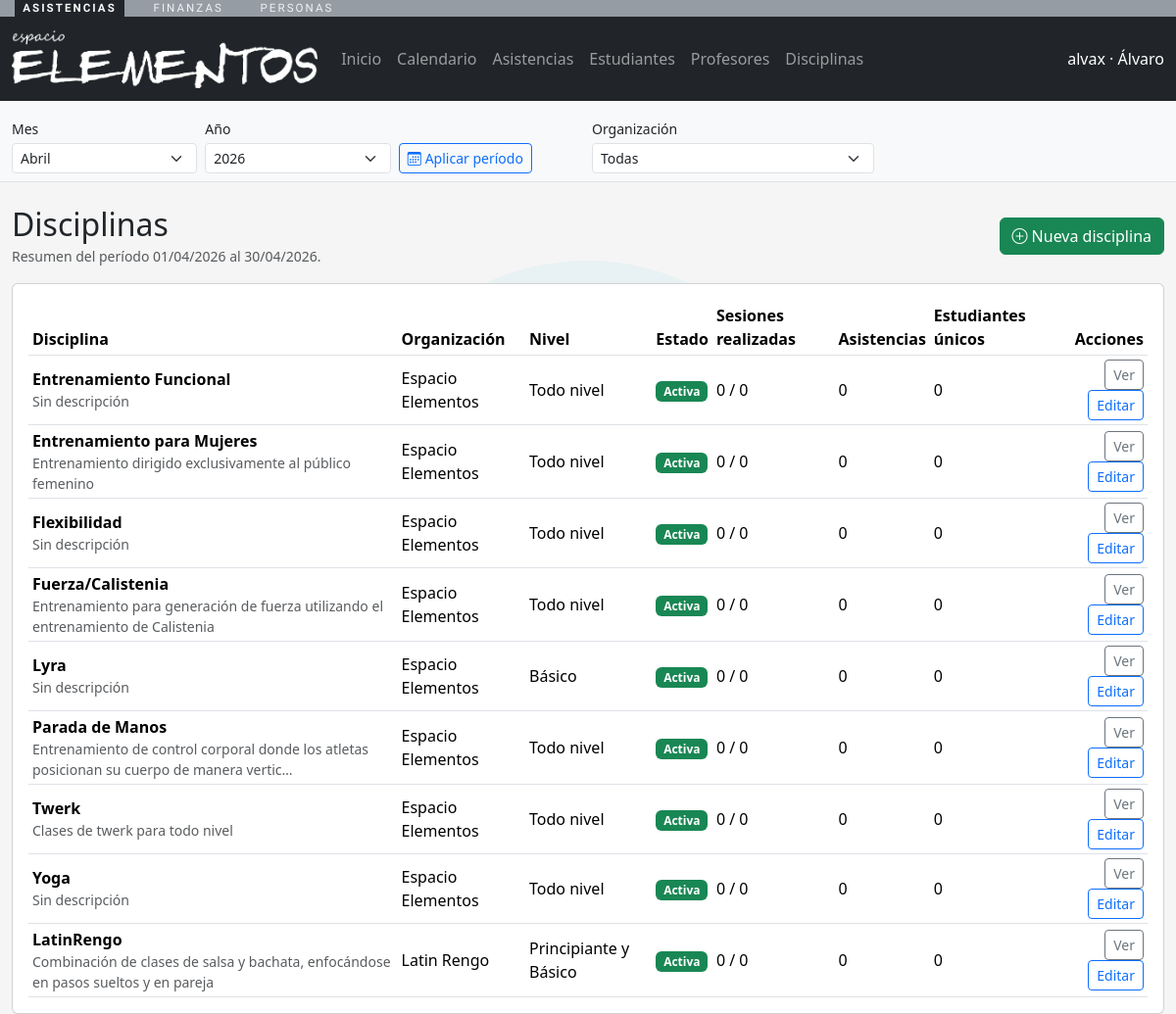
/asistencias/disciplinas/ (signed in), run on the app's committed database.
### personas/models.py (models this page shows, shortened)
class Persona(models.Model):
    nombres = models.CharField(max_length=150)
    apellidos = models.CharField(max_length=150)
    email = models.EmailField(unique=True, null=True, blank=True)
    telefono = models.CharField(max_length=50, blank=True)
    identificador = models.CharField(max_length=50, blank=True)
    fecha_nacimiento = models.DateField(null=True, blank=True)
    activo = models.BooleanField(default=True)
    user = models.OneToOneField(
        settings.AUTH_USER_MODEL,
        on_delete=models.CASCADE,
        null=True,
        blank=True,
        related_name="persona",
    )
    creado_en = models.DateTimeField(auto_now_add=True)
    actualizado_en = models.DateTimeField(auto_now=True)
    class Meta:
        verbose_name = "Persona"
        verbose_name_plural = "Personas"
        ordering = ["apellidos", "nombres"]
        db_table = "cuentas_persona"

class Organizacion(models.Model):
    nombre = models.CharField(max_length=255)
    razon_social = models.CharField(max_length=255, blank=True)
    rut = models.CharField(max_length=20, unique=True)
    es_exenta_iva = models.BooleanField(
        default=False,
        help_text="Marcar si la organizacion aplica exencion de IVA (Ley 21.622).",
    )
    email_contacto = models.EmailField(blank=True)
    telefono_contacto = models.CharField(max_length=50, blank=True)
    sitio_web = models.URLField(blank=True)
    direccion = models.CharField(max_length=255, blank=True)
    creada_en = models.DateTimeField(auto_now_add=True)
    actualizada_en = models.DateTimeField(auto_now=True)
    class Meta:
        verbose_name = "Organizacion"
        verbose_name_plural = "Organizaciones"
        ordering = ["nombre"]
        db_table = "organizaciones_organizacion"

### asistencias/models.py (models this page shows, shortened)
class Disciplina(models.Model):
    organizacion = models.ForeignKey(
        "personas.Organizacion",
        on_delete=models.CASCADE,
        related_name="disciplinas",
    )
    nombre = models.CharField(max_length=150)
    descripcion = models.TextField(blank=True)
    nivel = models.CharField(max_length=100, blank=True)
    activa = models.BooleanField(default=True)
    creada_en = models.DateTimeField(auto_now_add=True)
    class Meta:
        verbose_name = "Disciplina"
        verbose_name_plural = "Disciplinas"
        unique_together = ("organizacion", "nombre", "nivel")
        ordering = ["nombre"]
        db_table = "academia_disciplina"

### asistencias/views.py (the view)
# urls.py: path("disciplinas/", views.disciplinas_list, name="disciplinas_list"),
@role_required(ROLE_ADMIN)
def disciplinas_list(request):
    context = _nav_context(request)
    inicio_mes, fin_mes = _periodo(request)
    organizacion = _organizacion_desde_request(request)
    disciplinas_qs = Disciplina.objects.select_related("organizacion")
    if organizacion:
        disciplinas_qs = disciplinas_qs.filter(organizacion=organizacion)
    disciplinas = disciplinas_qs.annotate(
        sesiones_periodo=Count(
            "sesiones",
            filter=Q(sesiones__fecha__gte=inicio_mes, sesiones__fecha__lte=fin_mes),
            distinct=True,
        ),
        sesiones_realizadas=Count(
            "sesiones",
            filter=Q(
                sesiones__fecha__gte=inicio_mes,
                sesiones__fecha__lte=fin_mes,
                sesiones__estado=SesionClase.Estado.COMPLETADA,
            ),
            distinct=True,
        ),
        asistencias_periodo=Count(
            "sesiones__asistencias",
            filter=Q(sesiones__fecha__gte=inicio_mes, sesiones__fecha__lte=fin_mes),
            distinct=True,
        ),
        estudiantes_unicos=Count(
            "sesiones__asistencias__persona",
            filter=Q(sesiones__fecha__gte=inicio_mes, sesiones__fecha__lte=fin_mes),
            distinct=True,
        ),
    ).order_by("organizacion__nombre", "nombre", "nivel")
    context.update(
        {
            "disciplinas": disciplinas,
            "inicio_mes": inicio_mes,
            "fin_mes": fin_mes,
            "organizacion_seleccionada": organizacion,
        }
    )
    return render(request, "asistencias/disciplinas_list.html", context)

### asistencias/utils.py (called while the page is built, shortened)
def usuario_tiene_roles(user, roles: list[str]) -> bool:
    if not roles:
        return True
    if user.is_superuser:
        return True

### asistencias/views.py (called while the page is built)
def _nav_context(request):
    persona = getattr(request.user, "persona", None)
    roles = []
    if persona:
        roles = list(persona.roles.filter(activo=True).values_list("rol__codigo", flat=True))
    return {"persona": persona, "roles_usuario": roles}

def _periodo(request):
    hoy = timezone.localdate()
    try:
        anio = int(request.GET.get("periodo_anio", hoy.year))
    except (TypeError, ValueError):
        anio = hoy.year
    try:
        mes = int(request.GET.get("periodo_mes", hoy.month))
    except (TypeError, ValueError):
        mes = hoy.month
    if mes < 1 or mes > 12:
        mes = hoy.month
    if anio < 2000 or anio > 2100:
        anio = hoy.year
    inicio = hoy.replace(year=anio, month=mes, day=1)
    fin = (inicio.replace(day=28) + timedelta(days=4)).replace(day=1) - timedelta(days=1)
    return inicio, fin

def _organizacion_desde_request(request):
    org_id = request.GET.get("organizacion")
    if not org_id:
        return None
    return Organizacion.objects.filter(pk=org_id).first()

### asistencias/templates/asistencias/disciplinas_list.html (shortened to what this page needs)
{% extends "asistencias/base_app.html" %}
{% block content %}
<div class="mt-4">
  <div class="d-flex justify-content-between align-items-center mb-3">
    <div>
      <h2 class="mb-0">Disciplinas</h2>
      <small class="text-muted">
        Resumen del período {{ inicio_mes|date:"d/m/Y" }} al {{ fin_mes|date:"d/m/Y" }}.
      </small>
    </div>
    <a
      class="btn btn-success"
      href="{% url 'asistencias:disciplina_create' %}{% if request.GET.urlencode %}?{{ request.GET.urlencode }}{% endif %}"
    >
      <i class="bi bi-plus-circle"></i><span class="ms-1">Nueva disciplina</span>
    </a>
  </div>
  <div class="card">
    <div class="card-body table-responsive">
      <table class="table table-sm align-middle mb-0">
        <thead>
          <tr>
            <th>Disciplina</th>
            <th>Organización</th>
            <th>Nivel</th>
            <th>Estado</th>
            <th>Sesiones realizadas</th>
            <th>Asistencias</th>
            <th>Estudiantes únicos</th>
            <th class="text-end">Acciones</th>
          </tr>
        </thead>
        <tbody>
          {% for disciplina in disciplinas %}
          <tr>
            <td>
              <div class="fw-semibold">{{ disciplina.nombre }}</div>
              <div class="small text-muted">{{ disciplina.descripcion|default:"Sin descripción"|truncatechars:90 }}</div>
            </td>
            <td>{{ disciplina.organizacion.nombre }}</td>
            <td>{{ disciplina.nivel|default:"-" }}</td>
            <td>
              {% if disciplina.activa %}
                <span class="badge text-bg-success">Activa</span>
              {% else %}
                <span class="badge text-bg-secondary">Inactiva</span>
              {% endif %}
            </td>
            <td>{{ disciplina.sesiones_realizadas }} / {{ disciplina.sesiones_periodo }}</td>
            <td>{{ disciplina.asistencias_periodo }}</td>
            <td>{{ disciplina.estudiantes_unicos }}</td>
            <td class="text-end">
              <a
                class="btn btn-sm btn-outline-secondary"
                href="{% url 'asistencias:disciplina_detail' disciplina.pk %}{% if request.GET.urlencode %}?{{ request.GET.urlencode }}{% endif %}"
              >
                Ver
              </a>
              <a
                class="btn btn-sm btn-outline-primary"
                href="{% url 'asistencias:disciplina_edit' disciplina.pk %}{% if request.GET.urlencode %}?{{ request.GET.urlencode }}{% endif %}"
              >
                Editar
              </a>
            </td>
          </tr>
          {% empty %}
          <tr>
            <td colspan="8" class="text-center text-muted py-4">
              No hay disciplinas para los filtros seleccionados.
            </td>
          </tr>
          {% endfor %}
        </tbody>
      </table>
    </div>
  </div>
</div>
{% endblock %}

### asistencias/templates/asistencias/base_app.html (shortened to what this page needs)
{% load static %}
<!DOCTYPE html>
<html lang="es">
  <head>
    <link href="https://cdn.jsdelivr.net/npm/bootstrap@5.3.3/dist/css/bootstrap.min.css" rel="stylesheet">
    <link href="https://cdn.jsdelivr.net/npm/bootstrap-icons@1.11.3/font/bootstrap-icons.css" rel="stylesheet">
  </head>
  <body>
    {% if request.user.is_authenticated and not hide_nav %}
    {% include "shared/barra_apps.html" %}
    <nav class="navbar navbar-expand-lg navbar-dark bg-dark">
      <div class="container-fluid">
        <a class="navbar-brand" href="{% url 'asistencias:dashboard' %}?periodo_mes={{ periodo_mes }}&periodo_anio={{ periodo_anio }}{% if organizacion_id %}&organizacion={{ organizacion_id }}{% endif %}">
          <img src="{% static 'img/logotipo-blanco.png' %}" alt="App Elemental" style="height: 60px;">
        </a>
        <div class="collapse navbar-collapse" id="navbarNav">
          <ul class="navbar-nav me-auto">
            <li class="nav-item"><a class="nav-link" href="{% url 'asistencias:dashboard' %}?periodo_mes={{ periodo_mes }}&periodo_anio={{ periodo_anio }}">Inicio</a></li>
            <li class="nav-item"><a class="nav-link" href="{% url 'asistencias:sesiones_list' %}?periodo_mes={{ periodo_mes }}&periodo_anio={{ periodo_anio }}{% if organizacion_id %}&organizacion={{ organizacion_id }}{% endif %}">Calendario</a></li>
            <li class="nav-item"><a class="nav-link" href="{% url 'asistencias:asistencias_list' %}?periodo_mes={{ periodo_mes }}&periodo_anio={{ periodo_anio }}{% if organizacion_id %}&organizacion={{ organizacion_id }}{% endif %}">Asistencias</a></li>
            <li class="nav-item"><a class="nav-link" href="{% url 'asistencias:estudiantes_list' %}?periodo_mes={{ periodo_mes }}&periodo_anio={{ periodo_anio }}{% if organizacion_id %}&organizacion={{ organizacion_id }}{% endif %}">Estudiantes</a></li>
            <li class="nav-item"><a class="nav-link" href="{% url 'asistencias:profesores_list' %}?periodo_mes={{ periodo_mes }}&periodo_anio={{ periodo_anio }}{% if organizacion_id %}&organizacion={{ organizacion_id }}{% endif %}">Profesores</a></li>
            <li class="nav-item"><a class="nav-link" href="{% url 'asistencias:disciplinas_list' %}?periodo_mes={{ periodo_mes }}&periodo_anio={{ periodo_anio }}{% if organizacion_id %}&organizacion={{ organizacion_id }}{% endif %}">Disciplinas</a></li>
          </ul>
          <span class="navbar-text text-white">
            {{ request.user.get_username }}{% if persona %} · {{ persona.nombres }}{% endif %}
          </span>
        </div>
      </div>
    </nav>
    {% if not hide_periodo %}
    <div class="bg-light border-bottom">
      <div class="container-fluid py-2">
        <form method="get" class="row g-2 align-items-end" id="periodo-global-form">
          <div class="col-6 col-md-2">
            <label class="form-label small mb-1">Mes</label>
            <select name="periodo_mes" class="form-select form-select-sm">
              {% for value, label in periodo_meses %}
                <option value="{{ value }}" {% if periodo_mes == value %}selected{% endif %}>{{ label }}</option>
              {% endfor %}
            </select>
          </div>
          <div class="col-6 col-md-2">
            <label class="form-label small mb-1">Año</label>
            <select name="periodo_anio" class="form-select form-select-sm">
              {% for y in periodo_anios %}
                <option value="{{ y }}" {% if periodo_anio == y %}selected{% endif %}>{{ y }}</option>
              {% endfor %}
            </select>
          </div>
          <div class="col-12 col-md-2">
            <button class="btn btn-sm btn-outline-primary" type="submit">
              <i class="bi bi-calendar3"></i><span class="d-none d-md-inline ms-1">Aplicar período</span>
            </button>
          </div>
          <div class="col-12 col-md-3">
            <label class="form-label small mb-1">Organización</label>
            <select name="organizacion" class="form-select form-select-sm" onchange="this.form.submit()">
              <option value="">Todas</option>
            </select>
          </div>
        </form>
      </div>
    </div>
    {% endif %}
    {% endif %}
    <div class="container-fluid">
      {% block content %}{% endblock %}
    </div>
  </body>
</html>

### data on the page
Persona: nombres "Álvaro"
Disciplina: nombre "Entrenamiento Funcional", descripcion "Sin descripción", organizacion.nombre "Espacio Elementos", nivel "Todo nivel", activa "Activa", sesiones_realizadas "0", sesiones_periodo "0", asistencias_periodo "0", estudiantes_unicos "0"
Disciplina: nombre "Entrenamiento para Mujeres", descripcion "Entrenamiento dirigido exclusivamente al público femenino", organizacion.nombre "Espacio Elementos", nivel "Todo nivel", activa "Activa", sesiones_realizadas "0", sesiones_periodo "0", asistencias_periodo "0", estudiantes_unicos "0"
Disciplina: nombre "Flexibilidad", descripcion "Sin descripción", organizacion.nombre "Espacio Elementos", nivel "Todo nivel", activa "Activa", sesiones_realizadas "0", sesiones_periodo "0", asistencias_periodo "0", estudiantes_unicos "0"
Disciplina: nombre "Fuerza/Calistenia", descripcion "Entrenamiento para generación de fuerza utilizando el entrenamiento de Calistenia", organizacion.nombre "Espacio Elementos", nivel "Todo nivel", activa "Activa", sesiones_realizadas "0", sesiones_periodo "0", asistencias_periodo "0", estudiantes_unicos "0"
Disciplina: nombre "Lyra", descripcion "Sin descripción", organizacion.nombre "Espacio Elementos", nivel "Básico", activa "Activa", sesiones_realizadas "0", sesiones_periodo "0", asistencias_periodo "0", estudiantes_unicos "0"
Disciplina: nombre "Parada de Manos", descripcion "Entrenamiento de control corporal donde los atletas posicionan su cuerpo de manera vertic…", organizacion.nombre "Espacio Elementos", nivel "Todo nivel", activa "Activa", sesiones_realizadas "0", sesiones_periodo "0", asistencias_periodo "0", estudiantes_unicos "0"
Disciplina: nombre "Twerk", descripcion "Clases de twerk para todo nivel", organizacion.nombre "Espacio Elementos", nivel "Todo nivel", activa "Activa", sesiones_realizadas "0", sesiones_periodo "0", asistencias_periodo "0", estudiantes_unicos "0"
Disciplina: nombre "Yoga", descripcion "Sin descripción", organizacion.nombre "Espacio Elementos", nivel "Todo nivel", activa "Activa", sesiones_realizadas "0", sesiones_periodo "0", asistencias_periodo "0", estudiantes_unicos "0"
Disciplina: nombre "LatinRengo", descripcion "Combinación de clases de salsa y bachata, enfocándose en pasos sueltos y en pareja", organizacion.nombre "Latin Rengo", nivel "Principiante y Básico", activa "Activa", sesiones_realizadas "0", sesiones_periodo "0", asistencias_periodo "0", estudiantes_unicos "0"

### other printed values
{{ request.user.get_username }} "alvax"
{{ inicio_mes|date:"d/m/Y" }} "01/04/2026"
{{ fin_mes|date:"d/m/Y" }} "30/04/2026"
form field periodo_mes "Abril"
form field periodo_anio "2026"
